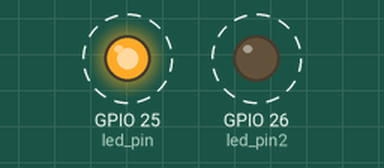
Recording of a program running on a simulated ESP32 board running MicroPython. On the bench: output pins drawn as LEDs (lit = HIGH). Dashed ring = blinking. Threads take turns every 2 ms.

Above: at 0.5 s.
Timing chart, 0 to 4.6 s (numbered marks = the images above):
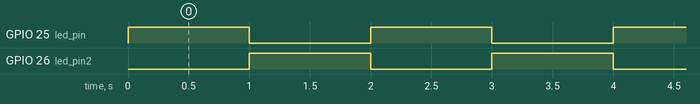

The program:

2_blink.py
```python
'''
Unit Electronics 2023
        >o)
        (_>
file: 2_blink.py
author: Cesar
version: 0.0.2
revision: 0.0.1
context: This code demonstrates a fundamental configuration of two LEDs within a loop thread using MicroPython.
'''
import machine
import _thread as threads
import time

led_pin = machine.Pin(25, machine.Pin.OUT)
led_pin2 = machine.Pin(26, machine.Pin.OUT)


def hilo_1():
     while True:

        led_pin.on()
        time.sleep(1)
        led_pin.off()
        time.sleep(1)


def hilo_2():
    while True:

        led_pin2.off()
        time.sleep(1)
        led_pin2.on()
        time.sleep(1)

threads.start_new_thread(hilo_1, ())
threads.start_new_thread(hilo_2, ())
```

Measured:
- by itself, GPIO 25 (led_pin), GPIO 26 (led_pin2): alternates HIGH for 1.0 s and LOW for 1.0 s
- by itself, everything shown: repeats every 2.0 s, in 4 steps
